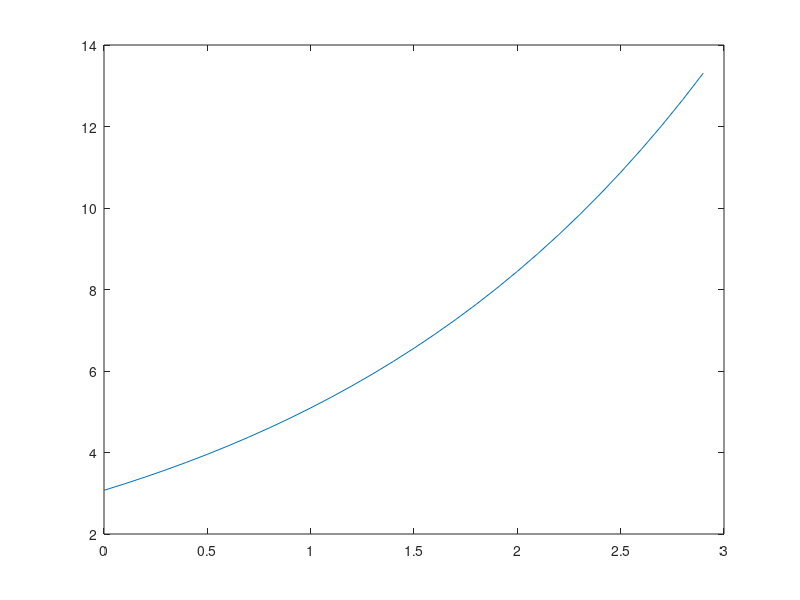

This chart was generated by the following MATLAB code:
addpath(pwd)
function resultado = exponencial(n,sumax,sumay,sumaX, sumaY, sumaX2,sumaXY)
    matrizCoef=[sumaX2 sumax ; sumaX n];
    matrizInv= inv(matrizCoef);
    terminosInd = [sumaXY;sumaY];
    AB = matrizInv*(terminosInd);
    a = AB(1);
    b = e^AB(2);
   resultado = [a,b];

endfunction 

  
  function graficarExponencial(x1, x2, a, b)
  x = x1:0.1:x2;
  y = b*exp(a*x);
  plot(x,y);  
endfunction

%Ejemplo de clase
res = exponencial(5, 7.50, 33.33, 7.50, 9.404,11.875,14.422);
printf("Y = %d * e^(%d*X)\n", res(2), res(1));
graficarExponencial(0, 2.9, res(1), res(2));